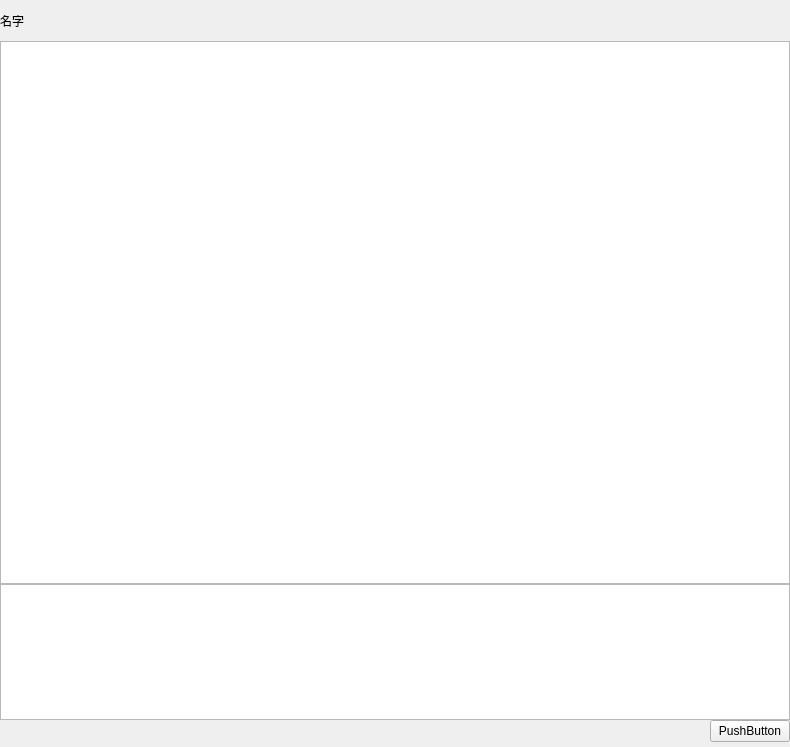
<?xml version="1.0" encoding="UTF-8"?>
<ui version="4.0">
 <class>chatView</class>
 <widget class="QWidget" name="chatView">
  <property name="geometry">
   <rect>
    <x>0</x>
    <y>0</y>
    <width>790</width>
    <height>747</height>
   </rect>
  </property>
  <property name="windowTitle">
   <string>Form</string>
  </property>
  <layout class="QVBoxLayout" name="verticalLayout" stretch="3,40,10,0">
   <property name="spacing">
    <number>0</number>
   </property>
   <property name="leftMargin">
    <number>0</number>
   </property>
   <property name="topMargin">
    <number>0</number>
   </property>
   <property name="rightMargin">
    <number>0</number>
   </property>
   <property name="bottomMargin">
    <number>5</number>
   </property>
   <item>
    <widget class="QLabel" name="name_label">
     <property name="text">
      <string>名字</string>
     </property>
    </widget>
   </item>
   <item>
    <widget class="QTextBrowser" name="textBrowser"/>
   </item>
   <item>
    <widget class="QTextEdit" name="textEdit"/>
   </item>
   <item>
    <widget class="QPushButton" name="pushButton">
     <property name="sizePolicy">
      <sizepolicy hsizetype="Fixed" vsizetype="Fixed">
       <horstretch>0</horstretch>
       <verstretch>0</verstretch>
      </sizepolicy>
     </property>
     <property name="layoutDirection">
      <enum>Qt::RightToLeft</enum>
     </property>
     <property name="text">
      <string>PushButton</string>
     </property>
    </widget>
   </item>
  </layout>
 </widget>
 <resources/>
 <connections/>
</ui>
